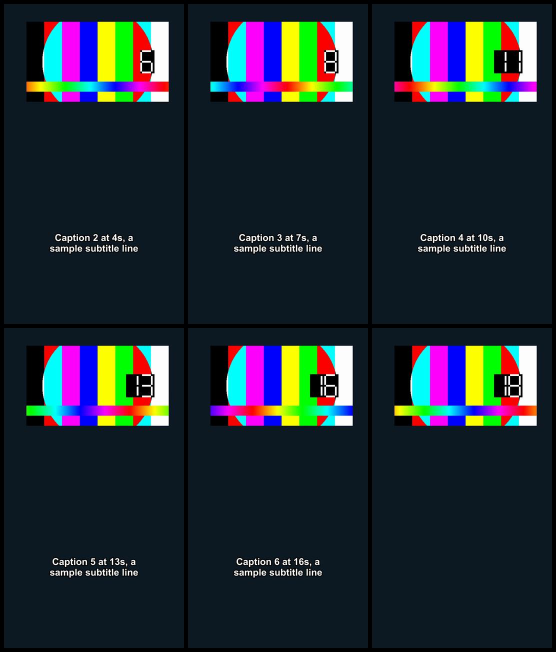
#> input picture evidence/contact_sheet_crop_clip01.jpg, 1112 x 1304 px, given in place of _tmp.png, which was not available (shown at 1/2 size)
$ python make_evidence.py
#> lines starting #> are read from the running program, lines starting #| are printed output that depends on the picture; pictures that were not available may be replaced by others from this repository, and a replacement may not be noted
### shorts.py
"""shorts.py: cut a long 16:9 video into vertical 1080x1920 clips with optional burned-in captions.

Independent demonstration tool (Python 3.10+, ffmpeg on PATH; no paid services, no cloud, no GPU).

    python shorts.py --input long.mp4 --clips clips.json [--srt captions.srt]
                     [--framing crop|fill] [--offset -1..1] [--font FILE] [--font-size 64]
                     [--caption-y 0.72] [--lufs -14] [--out out_dir]

For each clip: frame-accurate cut (re-encoded), H.264 + AAC at the source frame rate, crop or fill framing,
captions retimed to the clip (lines crossing the clip edges are trimmed, not dropped), two-pass loudness
normalisation, and a 6-frame JPG contact sheet. One bad clip is reported and the rest still render.
A run summary is written to <out>/report.json.
"""
from __future__ import annotations

import argparse
import json
import platform
import re
import shutil
import subprocess
import sys
import tempfile
from dataclasses import dataclass
from pathlib import Path

W, H = 1080, 1920


class ClipError(Exception):
    pass


@dataclass
class Cue:
    start: float
    end: float
    text: str


# [37 lines left out: functions parse_time, srt_time, read_srt, retime, not called in this run]


def write_srt(cues: list[Cue], path: Path) -> None:
    path.write_text("\n".join(f"{i}\n{srt_time(c.start)} --> {srt_time(c.end)}\n{c.text}\n"
                              for i, c in enumerate(cues, 1)), encoding="utf-8")


# [12 lines left out: functions run, probe, not called in this run]


def has_filter(name: str) -> bool:
    r = subprocess.run(["ffmpeg", "-hide_banner", "-filters"], capture_output=True, text=True)
    return re.search(rf"^\s*\S+\s+{name}\s", r.stdout, re.M) is not None


def default_font() -> str | None:
    for p in {"Windows": ["C:/Windows/Fonts/arialbd.ttf", "C:/Windows/Fonts/arial.ttf"],
              "Darwin": ["/System/Library/Fonts/Supplemental/Arial Bold.ttf", "/Library/Fonts/Arial.ttf",
                         "/System/Library/Fonts/Helvetica.ttc"],
              }.get(platform.system(), ["/usr/share/fonts/truetype/dejavu/DejaVuSans-Bold.ttf"]):
        if Path(p).exists():
            return p
    return None


# [7 lines left out: function font_family, not called in this run]


def esc(path: str) -> str:
    """Escape a path for use inside an ffmpeg filter argument."""
    return path.replace("\\", "/").replace(":", "\\:").replace("'", "\\'")


# [200 lines left out: functions framing_filter, ass_time, write_ass, caption_filter, wrap, caption_images and 4 more, not called in this run]


# [2 lines that do not run on import are left out]

### make_evidence.py
"""Portfolio image: source frame + crop and fill outputs side by side, all read from the real files."""
from __future__ import annotations

import subprocess
from pathlib import Path

from PIL import Image, ImageDraw, ImageFont

from shorts import default_font

HERE = Path(__file__).parent
EVID = HERE / "evidence"
FONT = default_font()


def grab(path: Path, t: float) -> Image.Image:
#> called with t = 33
    tmp = EVID / "_tmp.png"
    subprocess.run(["ffmpeg", "-v", "error", "-y", "-ss", f"{t:.3f}", "-i", str(path), "-frames:v", "1", str(tmp)],
                   check=True)
#> (this line was passed over: subprocess is not available in this run)
    img = Image.open(tmp).convert("RGB")
#> img is the input picture: PIL image 1112x1304 RGB; mean R, G, B 33.3, 43.9, 51.2
    img.load()
    tmp.unlink()
    return img


def main() -> None:
    EVID.mkdir(exist_ok=True)
    t_clip = 2.0  # 2 s into clip02 (source 33 s), inside a caption
    src = grab(HERE / "sample" / "source_16x9.mp4", 31.0 + t_clip).resize((960, 540))
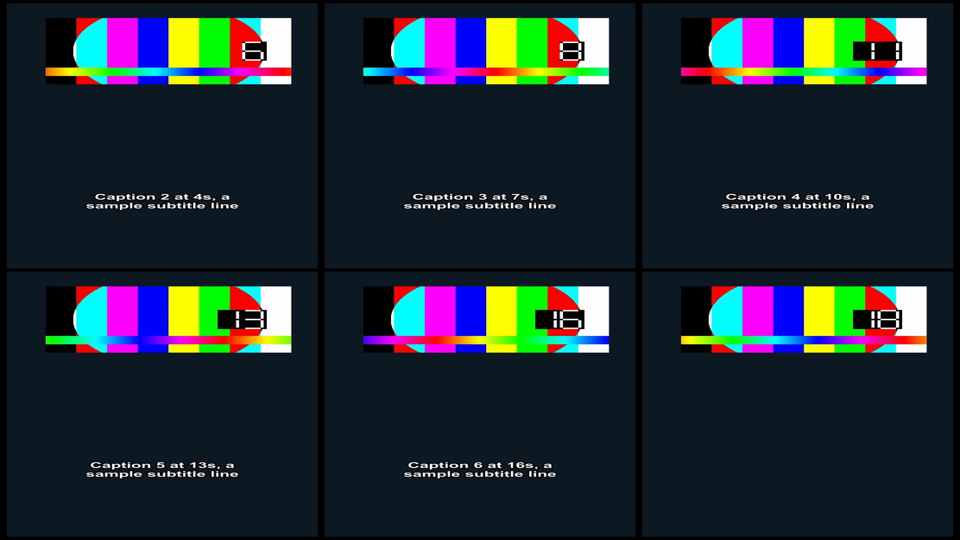
#> src: PIL image 960x540 RGB; mean R, G, B 33.3, 43.9, 51.2
    crop = grab(HERE / "out" / "crop" / "clip02.mp4", t_clip).resize((405, 720))
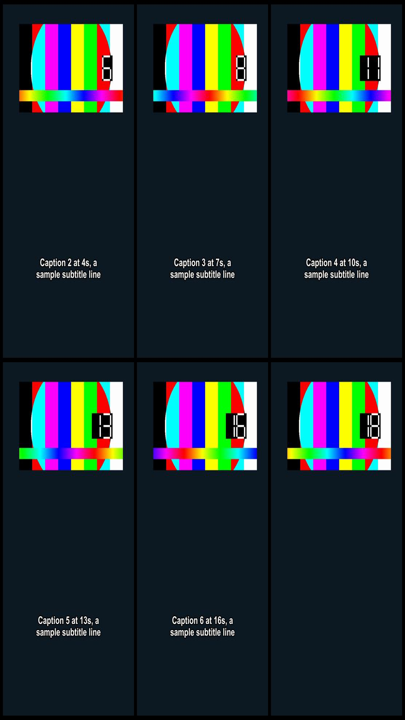
#> crop: PIL image 405x720 RGB; mean R, G, B 33.3, 43.9, 51.2
    fill = grab(HERE / "out" / "fill" / "clip02.mp4", t_clip).resize((405, 720))
    W, H = 960 + 405 * 2 + 4 * 40, 720 + 170
    canvas = Image.new("RGB", (W, H), (7, 8, 13))
    d = ImageDraw.Draw(canvas)
    big, small = ImageFont.truetype(FONT, 34), ImageFont.truetype(FONT, 22)
    d.text((40, 30), "16:9 source -> vertical 1080x1920 clips (crop / fill), captions retimed and burned in",
           font=big, fill=(244, 246, 252))
    y0 = 110
    canvas.paste(src, (40, y0 + 90))
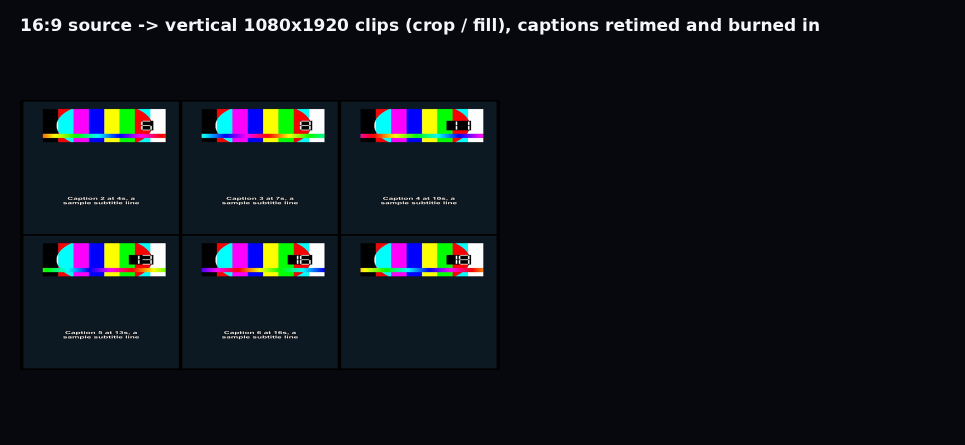
#> canvas: PIL image 1930x890 RGB (shown at 1/2 size); mean R, G, B 17.1, 21, 26.7
    canvas.paste(crop, (40 + 960 + 40, y0))
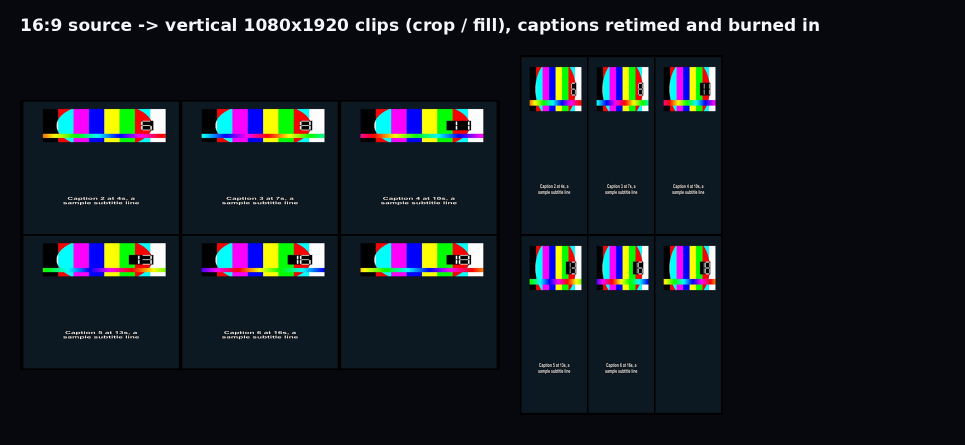
#> canvas: PIL image 1930x890 RGB (shown at 1/2 size); mean R, G, B 21.5, 27.1, 33.2
    canvas.paste(fill, (40 + 960 + 40 + 405 + 40, y0))
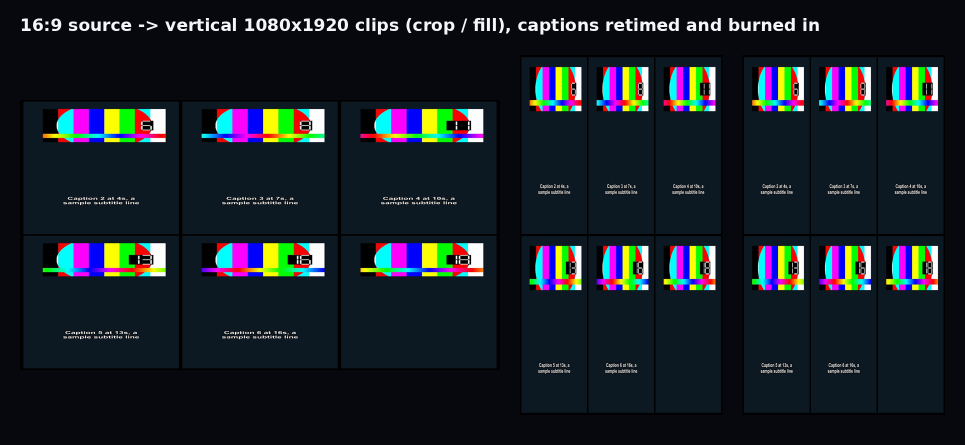
#> canvas: PIL image 1930x890 RGB (shown at 1/2 size); mean R, G, B 26, 33.2, 39.6
    d.text((40, y0 + 90 + 550), "Source (synthetic, generated by ffmpeg)", font=small, fill=(150, 158, 178))
    d.text((1040, y0 + 730), "--framing crop --offset 0.5", font=small, fill=(150, 158, 178))
    d.text((1485, y0 + 730), "--framing fill", font=small, fill=(150, 158, 178))
    d.text((40, H - 45), "Independent demo, synthetic footage. Same frame (2.0 s into clip02) in all three panels.",
           font=small, fill=(150, 158, 178))
    canvas.save(EVID / "crop_vs_fill.png", optimize=True)
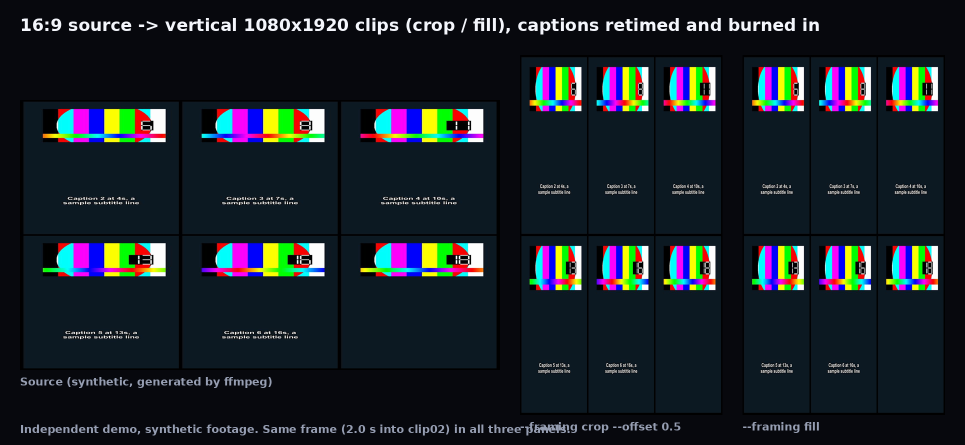
#> saved as crop_vs_fill.png: PIL image 1930x890 RGB (shown at 1/2 size); mean R, G, B 27.1, 34.3, 40.9
    for mode in ("fill", "crop"):
        Image.open(HERE / "out" / mode / "clip01_contact.jpg").save(EVID / f"contact_sheet_{mode}_clip01.jpg")
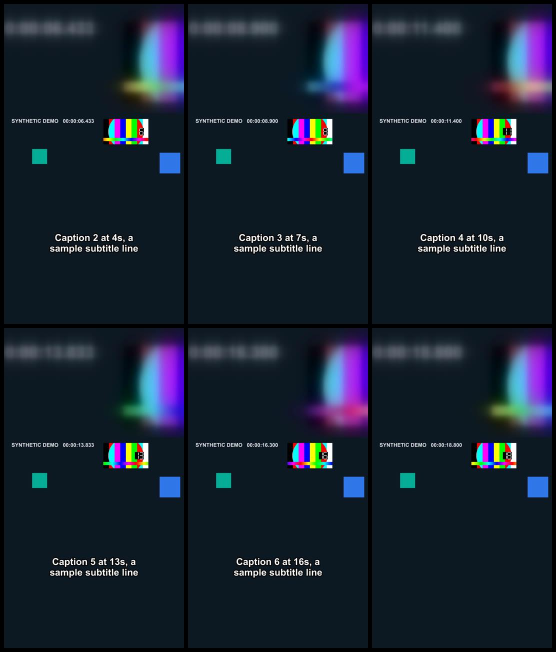
#> input picture evidence/contact_sheet_fill_clip01.jpg, 1112 x 1304 px, given in place of clip01_contact.jpg, which was not available (shown at 1/2 size)
    print("wrote", sorted(p.name for p in EVID.iterdir()))


if __name__ == "__main__":
    main()
